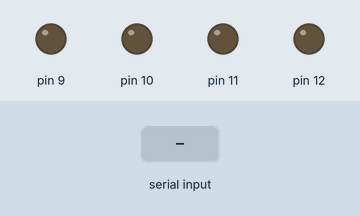
This sketch was run on a simulated Arduino Uno, built with avr-gcc and run on an emulated ATmega328P. Parts: output pins drawn as LEDs (lit = HIGH). Inputs (shaded band) come from the test bench.

Above: at 1.2 s.
1.3 s: "F" received over Serial
At 2.5 s:
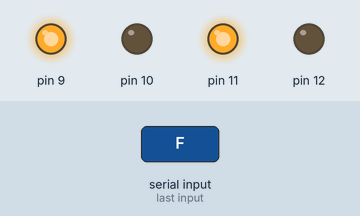
2.8 s: "B" received over Serial
At 3.7 s:
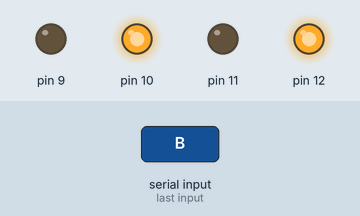
4.3 s: "R" received over Serial
At 4.8 s:
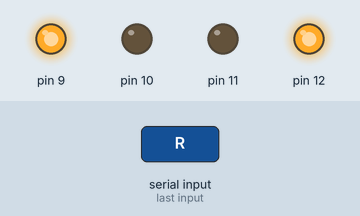
5.8 s: "L" received over Serial
At 7.0 s:
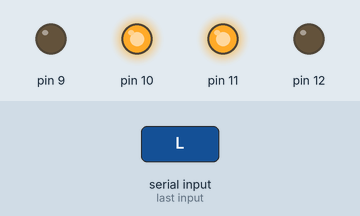
7.3 s: "1" received over Serial
At 8.3 s:
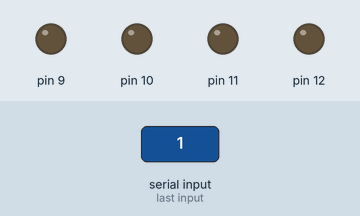
Timing chart, 0 to 9.8 s (numbered marks = the images above; inputs shaded):
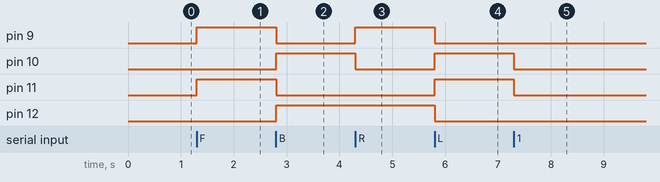

Measured:
- after the input at 1.3 s, pin 9, pin 11: LOW → HIGH at once
- after the input at 2.8 s, pin 9, pin 11: HIGH → LOW at once; pin 10, pin 12: LOW → HIGH at once
- after the input at 4.3 s, pin 9: LOW → HIGH at once; pin 10: HIGH → LOW at once
- after the input at 5.8 s, pin 9, pin 12: HIGH → LOW at once; pin 10, pin 11: LOW → HIGH at once
- after the input at 7.3 s, pin 10, pin 11: HIGH → LOW at once

The sketch:

carrinho.ino
```cpp
char m=0;

void setup() {

pinMode(9, OUTPUT);
pinMode(10, OUTPUT);
pinMode(11, OUTPUT);
pinMode(12, OUTPUT);

Serial.begin(9600);
}

void loop() {

 if (Serial.available()>0)
 {
  m=Serial.read();
  }
 if (m=='F')
{
  digitalWrite(9, HIGH);
  digitalWrite(10, LOW);
  digitalWrite(11, HIGH);
  digitalWrite(12, LOW);
  }
 else if (m=='B')
{
  digitalWrite(9, LOW);
  digitalWrite(10, HIGH);
  digitalWrite(11, LOW);
  digitalWrite(12, HIGH);
  }
else if (m=='R')
{
  digitalWrite(9, HIGH);
  digitalWrite(10, LOW);
  digitalWrite(11, LOW);
  digitalWrite(12, HIGH);
  }
 else if (m=='L')
{
  digitalWrite(9, LOW);
  digitalWrite(10, HIGH);
  digitalWrite(11, HIGH);
  digitalWrite(12, LOW);
  }
else
{
  digitalWrite(9, LOW);
  digitalWrite(10, LOW);
  digitalWrite(11, LOW);
  digitalWrite(12, LOW);
  }
}
```
